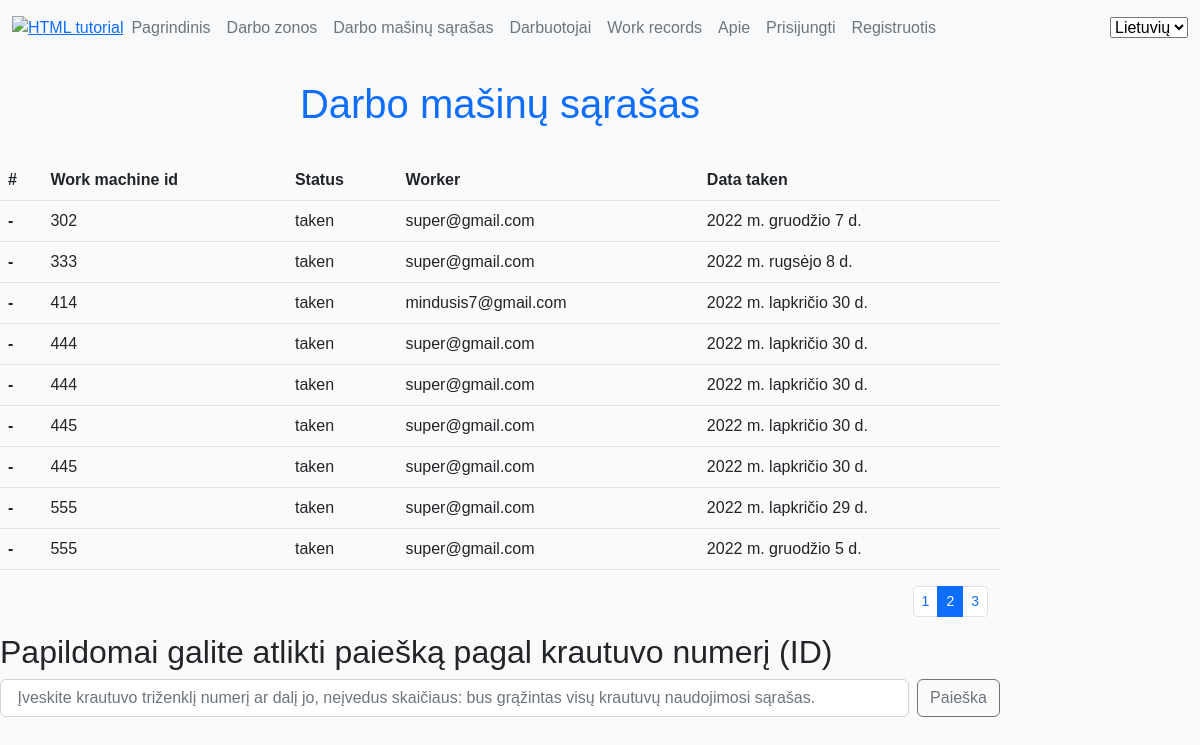
The page /lm/working_machines_list/?page=2 on the database its author committed.
### lm/models.py (models this page shows, shortened)
class Krautuvas(models.Model):
    krautuvo_id = models.IntegerField(_('Vechiles ID "3 digits"'), help_text='krautuvo numeris', unique=False)
    data_taken = models.DateField(_('Date when vechiles was taken'), help_text='kada krautuvas paiimtas', null=True, blank=True)
    darbuotojas = models.ForeignKey('MyUser',null=True, on_delete=models.SET_NULL,blank=True)
    LOAN_STATUS = (
        (_('ready'), _('ready')),
        ('taken', 'taken'),
        ('waiting_for_repair', 'waiting_for_repair'),
        ('repairing', 'repairing')
    )
    status = models.CharField(_('Status'), max_length=30, choices=LOAN_STATUS, default='taken', help_text='Status', null=True, blank=True)
    notes_choices = (
        ('aukstas', 'aukstas'),
        ('vidutinis', 'vidutinis'),
        ('zemas', 'zemas'),
        ('be pastebejimu', 'be pastebejimu'))
    note_type = models.CharField(_('Importance of the notes'), help_text='Rasto gedimo/pastabos svarba', max_length=40, choices=notes_choices, default='be pastebejimu',
                                 null=True, blank=True)
    notes = HTMLField(help_text='labai svarbu pamineti ir smulkiausius gedimus, dekojame.', null=True, blank=True)
    class Meta:
        ordering = ['krautuvo_id']
        verbose_name = _("Vehicle")
        verbose_name_plural = _("Vehicles")

class MyUser(AbstractBaseUser):
    email = models.EmailField(
        verbose_name='email address',
        max_length=255,
        unique=True,
    )
    date_of_birth = models.DateField(null=True, blank=True,)
    is_active = models.BooleanField(default=True)
    is_admin = models.BooleanField(default=False)
    objects = MyUserManager()
    USERNAME_FIELD = 'email'
    picker_code = models.CharField(_('Piker code'),help_text='rinkejo_kodas', max_length=3, unique=True)
    first_name = models.CharField(_('First name'),help_text='Vardas', max_length=80)
    last_name = models.CharField(_('Last name'),help_text='Pavardė', max_length=80)
    working_zone = models.ForeignKey('Darbo_zona_sandelyje',null=True, on_delete=models.SET_NULL)
    working_department_choices = (
        ('Vilniaus apsk', 'Vilniaus apsk'),
        ('Vilniaus regioninis sandėlys', 'Vilniaus regioninis sandėlys'),
        ('Kauno apsk', 'Kauno apsk'),
        ('Kauno regioninis sandėlys', 'Kauno regioninis sandėlys'),
        ('Klaipėdos apsk', 'Klaipėdos apsk'),
    )
    working_department = models.CharField(_('Working disctric or logistic warehouse'),max_length=80, choices=working_department_choices, default='Kauno regioninis sandėlys',
                                help_text='Kurioje (-iame) apskrityje/logistikos sandėlyje dirbate', blank=True)
    position_choices = (
        ('grupes vadovas','grupes vadovas'),
        ('grupes vadovo asistentas', 'grupes vadovo asistentas'),
        ('grupes vadovo asistentas', 'grupes vadovo asistentas'),
        ('prekiu komplektuotojas', 'prekiu komplektuotojas'))
    position = models.CharField(_('Working position'),max_length=80, choices=position_choices, default='prekiu komplektuotojas', help_text='Darbuotojo pareigos',blank=True)
    photo = models.ImageField(help_text='Darbuotojo foto arba avataras', upload_to='profile_pics', null=True, blank=True, default='default.png')
    working_since = models.DateField(_('Working since'),help_text='Darbo pradžia LIDL imoneje', null=True, blank=True)
    class Meta:
        ordering = ['last_name', 'first_name']
        verbose_name = _("Worker")
        verbose_name_plural = _("Workers")
    def __str__(self):
        return self.email

### lm/views.py (the view)
# urls.py: path('working_machines_list/', views.working_machines_list, name='working_machines_list'),
def working_machines_list(request):
    paginator = Paginator(Krautuvas.objects.all(), 9)
    page_number = request.GET.get('page')
    paged_working_machines_list = paginator.get_page(page_number)
    context = {
        'working_machines_list': paged_working_machines_list
    }
    return render(request, 'lm/working_machines_list.html', context=context)

### lm/templates/lm/working_machines_list.html (shortened to what this page needs)
{% extends 'base.html' %}
{% load i18n %}
{% load static %}
{% block content %}
<h1 class="p-4 text-primary d-flex justify-content-center">{% trans "Working machine list" %} </h1>
<table class="table ">
  <thead>
    <tr>
      <th scope="col">#</th>
      <th scope="col">Work machine id</th>
      <th scope="col">Status</th>
      <th scope="col">Worker</th>
      <th scope="col">Data taken</th>
    </tr>
  </thead>
  {% for krautuvas in working_machines_list %}
  <tbody>
    <tr>
      <th scope="row">-</th>
      <td>{{krautuvas.krautuvo_id}}</td>
      <td>{{krautuvas.status}}</td>
      <td>{{krautuvas.darbuotojas}}</td>
      <td>{{krautuvas.data_taken}}</td>
    </tr>
  </tbody>
   {% endfor %}
</table>
<div class="container">
  <nav aria-label="...">
    {% if working_machines_list.has_other_pages %}
    <ul class="pagination pagination-sm justify-content-end">
      {% for i in working_machines_list.paginator.page_range %}
        {% if working_machines_list.number == i %}
      <li class="page-item active">
        <a class="page-link">{{i}}</a>
      </li>
      {% else %}
      <li class="page-item">
        <a class="page-link" href="?page={{i}}">{{ i }}</a>
      </li>
      {% endif %}
      {% endfor %}
    </ul>
    {% endif %}
  </nav>
</div>
<div>
  <h2> Papildomai galite atlikti paiešką pagal krautuvo numerį (ID)</h2>
 <form class="d-flex" role="search" action="{% url 'search' %}" method="get">
    <input class="form-control me-2" name="query" type="search" placeholder=" Įveskite krautuvo triženklį numerį ar dalį jo, neįvedus skaičiaus: bus grąžintas visų krautuvų naudojimosi sąrašas." aria-label="Search">
    <button class="btn btn-outline-secondary" type="submit">{% trans "Search" %}</button>
</form>
</div>
{% endblock %}

### static/app.css (style rules this page uses)
body { background-color:#fafafa }
body { font-family:Arial,"MS Trebuchet",sans-serif }

### rows shown on the page
Krautuvas: krautuvo_id "302", status "taken", darbuotojas "super@gmail.com", data_taken "2022 m. gruodžio 7 d."
Krautuvas: krautuvo_id "333", status "taken", darbuotojas "super@gmail.com", data_taken "2022 m. rugsėjo 8 d."
Krautuvas: krautuvo_id "414", status "taken", darbuotojas "mindusis7@gmail.com", data_taken "2022 m. lapkričio 30 d."
Krautuvas: krautuvo_id "444", status "taken", darbuotojas "super@gmail.com", data_taken "2022 m. lapkričio 30 d."
Krautuvas: krautuvo_id "444", status "taken", darbuotojas "super@gmail.com", data_taken "2022 m. lapkričio 30 d."
Krautuvas: krautuvo_id "445", status "taken", darbuotojas "super@gmail.com", data_taken "2022 m. lapkričio 30 d."
Krautuvas: krautuvo_id "445", status "taken", darbuotojas "super@gmail.com", data_taken "2022 m. lapkričio 30 d."
Krautuvas: krautuvo_id "555", status "taken", darbuotojas "super@gmail.com", data_taken "2022 m. lapkričio 29 d."
Krautuvas: krautuvo_id "555", status "taken", darbuotojas "super@gmail.com", data_taken "2022 m. gruodžio 5 d."

### other values the page prints
{{ i }} "1" "3"
{{ i }} "2"
